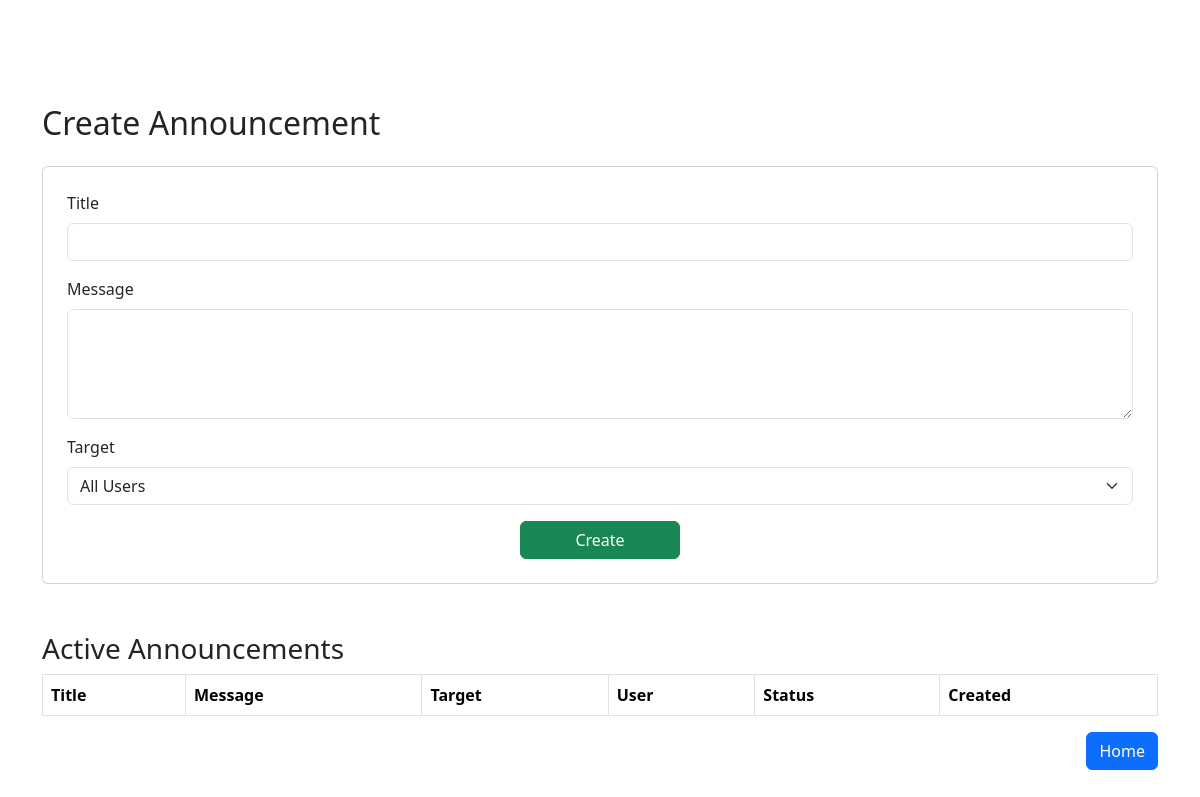
Before: /auth/admin-portal/manage_announcement.php with the older database file.
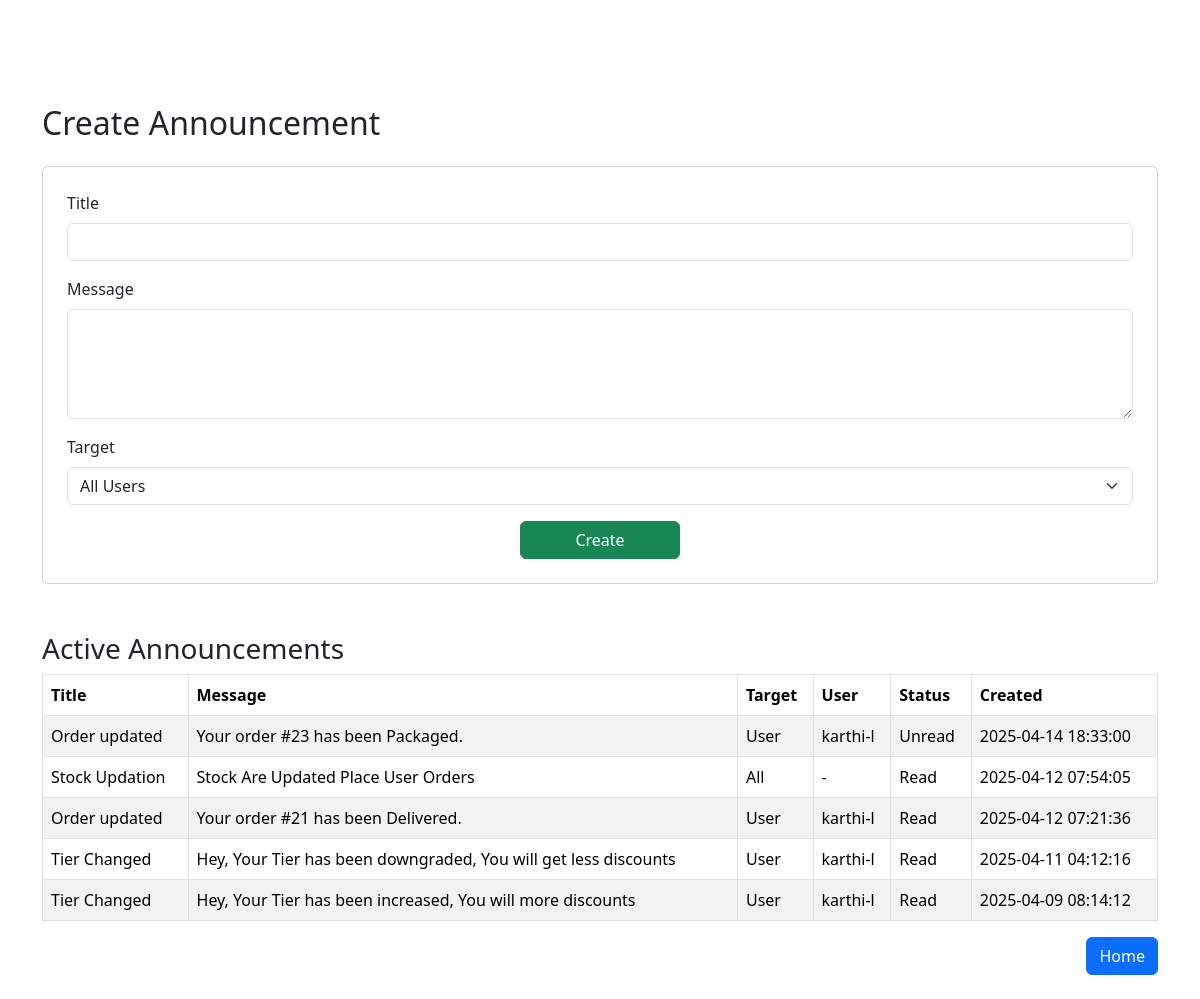
After: the same page with the newer database file.
### tables this page shows
CREATE TABLE `announcements` (
  `id` int(11) NOT NULL,
  `title` varchar(255) NOT NULL,
  `message` text NOT NULL,
  `target` enum('all','visitors','user') NOT NULL,
  `user_id` int(11) DEFAULT NULL,
  `created_at` timestamp NOT NULL DEFAULT current_timestamp(),
  `is_read` tinyint(1) DEFAULT 0
);

CREATE TABLE `usersretailers` (
  `user_id` int(11) NOT NULL,
  `username` varchar(100) NOT NULL,
  `password` varchar(255) NOT NULL,
  `shop_name` varchar(255) DEFAULT NULL,
  `shop_address` text DEFAULT NULL,
  `email` varchar(100) DEFAULT NULL,
  `mobile_number` varchar(15) DEFAULT NULL,
  `gstin` varchar(15) NOT NULL,
  `otp` varchar(6) DEFAULT NULL,
  `otp_expiry` datetime DEFAULT NULL,
  `is_email_verified` tinyint(1) DEFAULT 0,
  `owner_name` varchar(255) DEFAULT NULL,
  `userCreationDate` datetime DEFAULT current_timestamp(),
  `LastLogin` datetime DEFAULT NULL,
  `userType` enum('Regular','Frequent','VIP') DEFAULT 'Regular',
  `Status` enum('Active','Inactive') DEFAULT 'Active'
);

### auth/admin-portal/manage_announcement.php (the view, shortened to what this page needs)
<?php
include('../../includes/session_dbConn.php');
$result = $conn->query("SELECT a.*, u.username FROM announcements a LEFT JOIN usersretailers u ON a.user_id = u.user_id  ORDER BY a.created_at DESC");
?>
<!DOCTYPE html>
<html lang="en">
<head>
  <?php include('../../includes/inc_styles.php'); ?>
</head>
<body>
  <div class="container py-4">
    <h2 class="mb-4">Create Announcement</h2>
    <form method="POST" class="card p-4 mb-5">
      <div class="mb-3">
        <label class="form-label">Title</label>
        <input type="text" name="title" class="form-control" required>
      </div>
      <div class="mb-3">
        <label class="form-label">Message</label>
        <textarea name="message" class="form-control" rows="4" required></textarea>
      </div>
      <div class="mb-3">
        <label class="form-label">Target</label>
        <select name="target" class="form-select" id="targetSelect" required>
          <option value="all">All Users</option>
        </select>
      </div>
      <button type="submit" class="btn btn-success m-auto" style="width:15%;">Create</button>
    </form>
    <h3>Active Announcements</h3>
    <table class="table table-bordered table-striped">
      <thead>
        <tr>
          <th>Title</th>
          <th>Message</th>
          <th>Target</th>
          <th>User</th>
          <th>Status</th>
          <th>Created</th>
        </tr>
      </thead>
      <tbody>
        <?php while ($row = $result->fetch_assoc()): ?>
          <tr>
            <td><?= htmlspecialchars($row['title']) ?></td>
            <td><?= nl2br(htmlspecialchars($row['message'])) ?></td>
            <td><?= ucfirst($row['target']) ?></td>
            <td><?= $row['target'] === 'user' ? htmlspecialchars($row['username']) : '-' ?></td>
            <td>
                <?php
                if($row['is_read'] == 0) {
                    echo "Unread";
                } elseif($row['is_read'] == 1) {
                    echo "Read";
                }
                ?>
            </td>
            <td><?= $row['created_at'] ?></td>
          </tr>
        <?php endwhile; ?>
      </tbody>
    </table>
    <div class="d-flex justify-content-end">
        <a href="../../index.php" class="btn btn-primary">Home</a>
    </div>
  </div>
</body>
</html>

Changed rows visible on the page:
added announcements: title "Order updated", message "Your order #23 has been Packaged.", target "User", user.username "karthi-l", is_read "Unread", created_at "2025-04-14 18:33:00"
added announcements: title "Stock Updation", message "Stock Are Updated Place User Orders", target "All", is_read "Read", created_at "2025-04-12 07:54:05"
added announcements: title "Order updated", message "Your order #21 has been Delivered.", target "User", user.username "karthi-l", is_read "Read", created_at "2025-04-12 07:21:36"
added announcements: title "Tier Changed", message "Hey, Your Tier has been downgraded, You will get less discounts", target "User", user.username "karthi-l", is_read "Read", created_at "2025-04-11 04:12:16"
added announcements: title "Tier Changed", message "Hey, Your Tier has been increased, You will more discounts", target "User", user.username "karthi-l", is_read "Read", created_at "2025-04-09 08:14:12"
